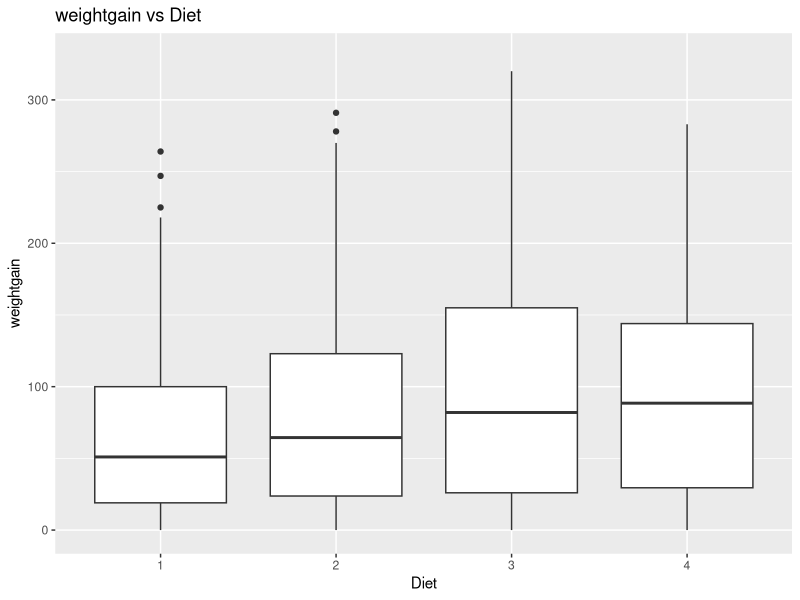
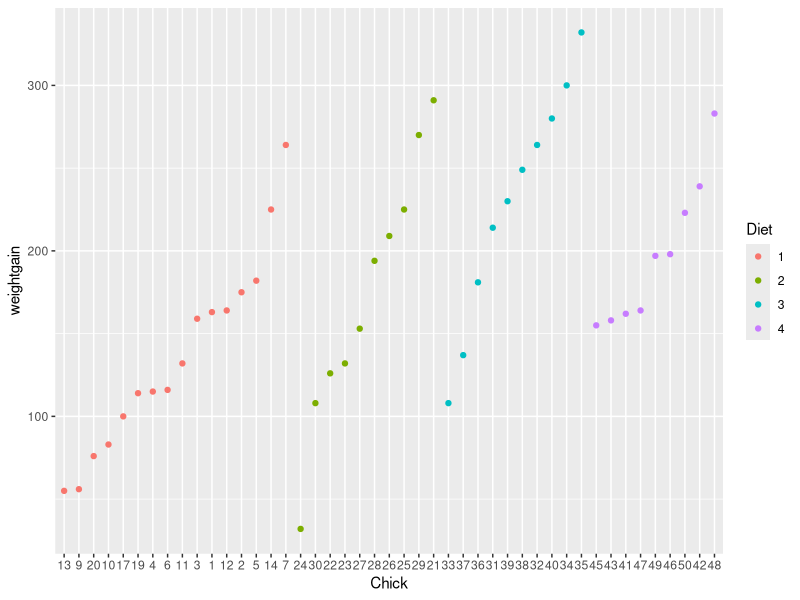
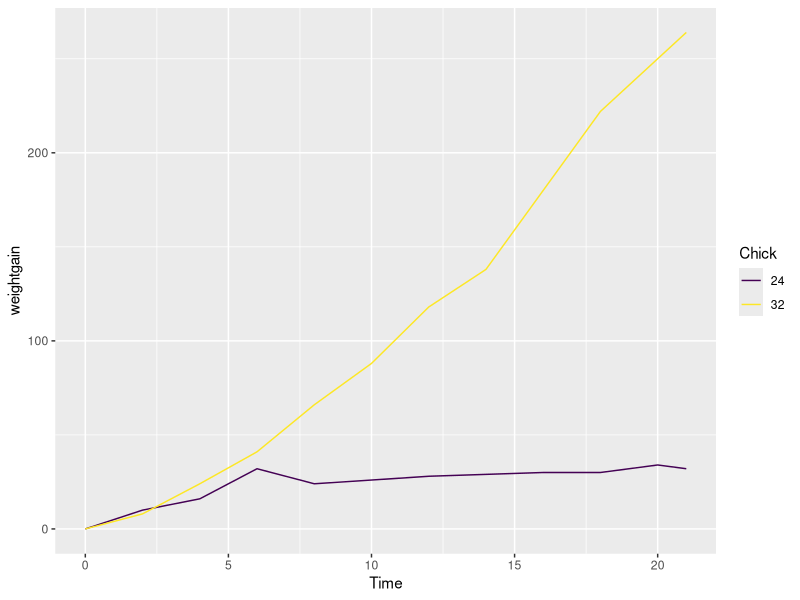
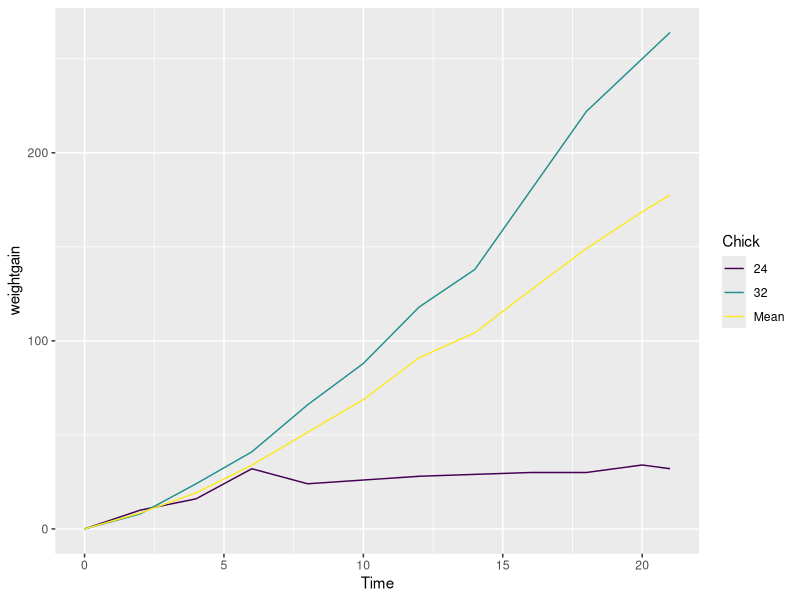
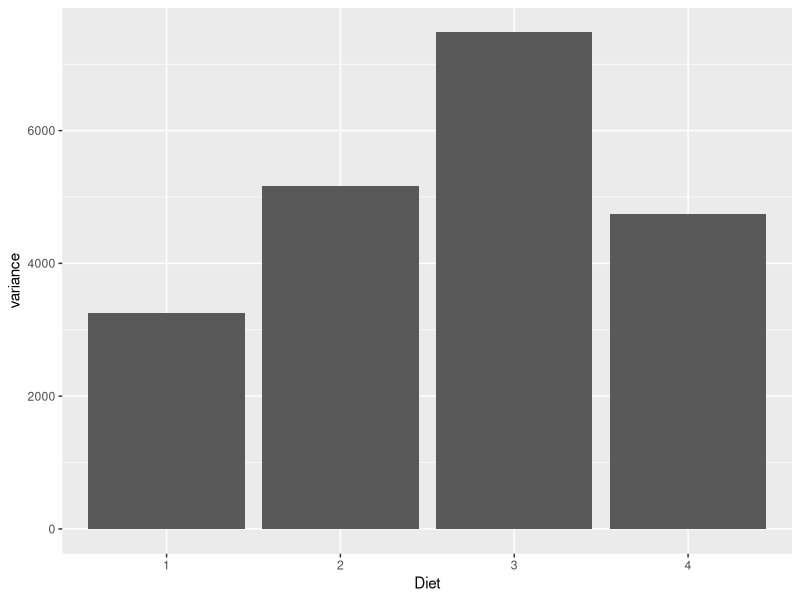
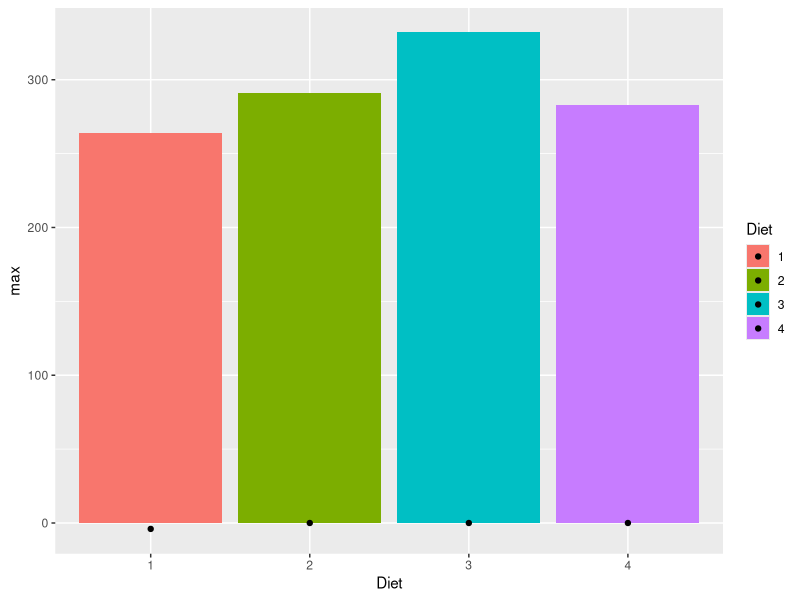

The R script that drew these images, in order:
## ---- chunk 1
knitr::opts_chunk$set(echo = TRUE)
library(tidyverse)
`%notin%` <- Negate(`%in%`)
## ---- chunk 2
dat1 <- ChickWeight %>%
  filter(Time == 0) %>%
  group_by(Diet) %>%
  summarize(average_weight = mean(weight, na.rm = TRUE),
            sd_weight = sd(weight, na.rm = TRUE))

dat2 <- ChickWeight %>% filter(Time == 0) %>% group_by(Chick)
weight0 <- data.frame(dat1)
weight0[1:4,"Frequency"] <- c(sum(dat2$Diet == 1),sum(dat2$Diet == 2),sum(dat2$Diet == 3),sum(dat2$Diet == 4))
weight0

## ---- chunk 3
ChickWeight %>% group_by(Chick) %>% summarize(n = n())
complete <- ChickWeight[ChickWeight$Chick %notin% c(18,16,15),]
head(complete,3)
## ---- chunk 4
complete <- complete %>% group_by(Chick) %>% mutate(weightgain = weight - weight[1])
head(complete,3)
## ---- chunk 5
ggplot(data = complete, mapping = aes(y = weightgain, x = reorder(Diet, weightgain, FUN = median))) + xlab("Diet") +ggtitle("weightgain vs Diet")+ geom_boxplot() + ylim(0,330)
## ---- chunk 6
finalWeek <- complete %>% filter(Time == 21)
Max <- max(finalWeek$weightgain)
Min <- min(finalWeek$weightgain)




maxDiet <- complete %>% filter(Time == 21, weightgain == Max)
minDiet <- complete %>% filter(Time == 21, weightgain == Min)
Min
Max
maxDiet$Chick
minDiet$Chick
maxDiet$Diet
minDiet$Diet

ggplot(finalWeek, aes(x = Chick, y = weightgain, color = Diet)) + geom_point()
## ---- chunk 7
MinMax <- complete %>% filter(Chick %in% c(24,32))
ggplot(MinMax, aes(x = Time, y = weightgain, color = Chick)) + geom_line()
## ---- chunk 8
MeanGain <- complete %>% group_by(Time) %>% summarize(MeanAtTime = mean(weightgain))

MeanGain["Time"] <- complete$Time[1:12]
MeanGain["Chick"] <- c("Mean", "Mean", "Mean", "Mean", "Mean", "Mean", "Mean", "Mean", "Mean", "Mean", "Mean", "Mean")
ggplot(MinMax, aes(x = Time, y = weightgain, color = Chick)) + geom_line() + geom_line(MeanGain, mapping = aes(x = Time, y = MeanAtTime))

## ---- chunk 9
MinMaxVarDiet <- complete %>% group_by(Diet) %>% summarize(variance = var(weightgain), min = min(weightgain), max = max(weightgain))

ggplot(MinMaxVarDiet) + geom_bar(mapping = aes(x = Diet, y = variance), stat = "identity")
ggplot(MinMaxVarDiet) + geom_bar(mapping = aes(x = Diet, y = max, fill = Diet), stat = "identity") + geom_point(mapping = aes(x = Diet, y = min, fill = Diet), stat = "identity")
